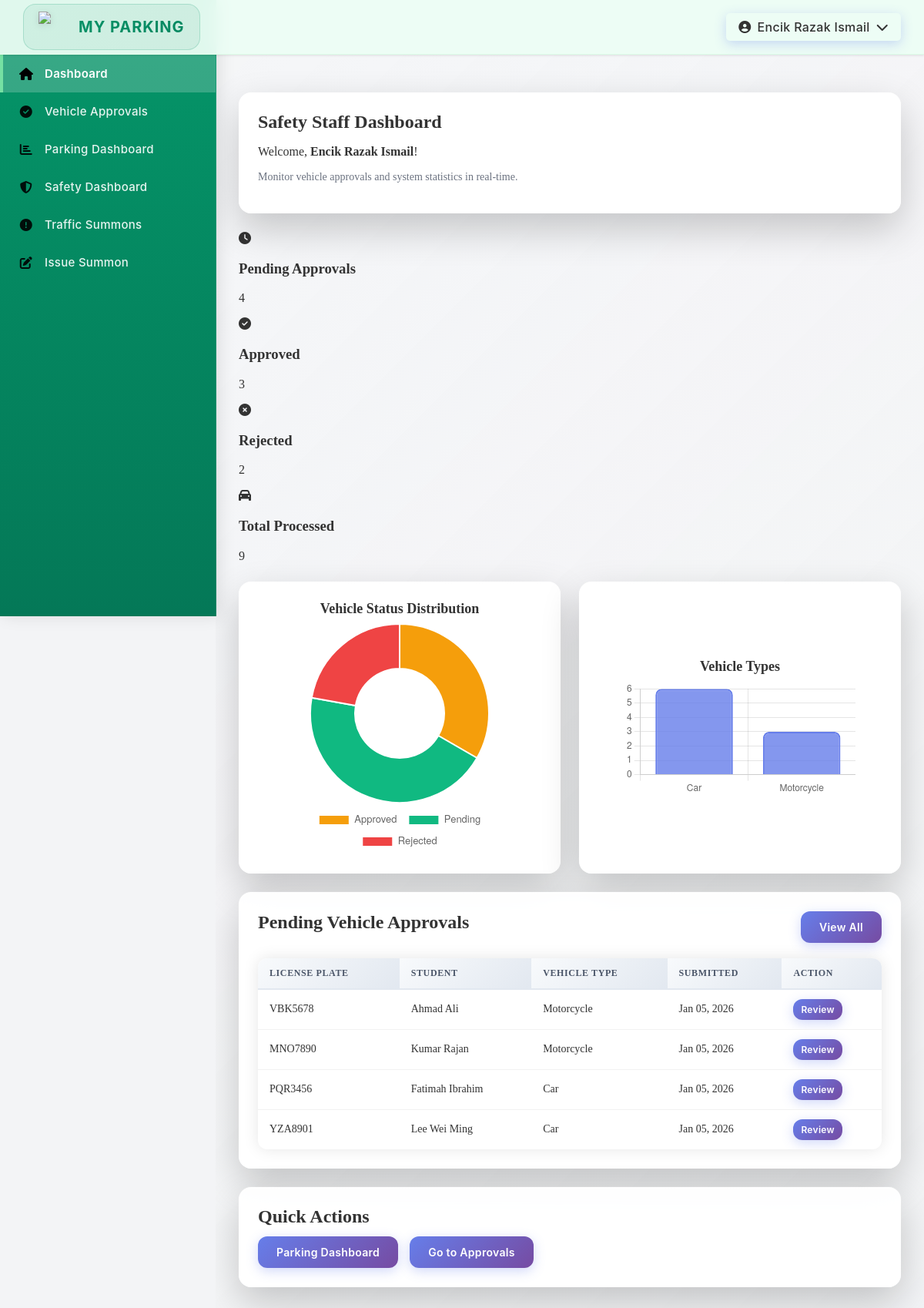
Page /staff.php (signed in) on the committed database.
### tables this page shows
CREATE TABLE Vehicle (
    vehicle_ID INT PRIMARY KEY AUTO_INCREMENT,
    user_ID VARCHAR(10) NOT NULL,
    vehicle_type VARCHAR(30) NOT NULL,
    vehicle_model VARCHAR(50) NULL,
    license_plate VARCHAR(15) NOT NULL,
    grant_document LONGBLOB NULL,
    grant_status VARCHAR(20) NOT NULL,
    created_at DATETIME NOT NULL DEFAULT CURRENT_TIMESTAMP,
    FOREIGN KEY (user_ID) REFERENCES User(user_ID) ON DELETE CASCADE ON UPDATE CASCADE
);

CREATE TABLE User (
    user_ID VARCHAR(10) PRIMARY KEY,
    username VARCHAR(20) NOT NULL,
    email VARCHAR(50) NOT NULL,
    phone_number VARCHAR(20) NULL,
    password VARCHAR(255) NOT NULL,
    user_type VARCHAR(20) NOT NULL,
    created_at DATETIME NOT NULL DEFAULT CURRENT_TIMESTAMP,
    updated_at DATETIME NOT NULL DEFAULT CURRENT_TIMESTAMP ON UPDATE CURRENT_TIMESTAMP
);

### module01/auth.php (called while the page is built, shortened)
<?php
function appUrl($path) {
    return APP_BASE_PATH . '/module01' . $path;
}
function currentUser() {
    return [
        'user_id' => $_SESSION['user_id'] ?? null,
        'username' => $_SESSION['username'] ?? null,
        'email' => $_SESSION['email'] ?? null,
        'user_type' => $_SESSION['user_type'] ?? null,
    ];
}
?>

### database/db_config.php (called while the page is built, shortened)
<?php
function getDB() {
    try {
        $dsn = "mysql:host=" . DB_HOST . ";dbname=" . DB_NAME . ";charset=utf8mb4";
        $pdo = new PDO($dsn, DB_USER, DB_PASS);
        $pdo->setAttribute(PDO::ATTR_ERRMODE, PDO::ERRMODE_EXCEPTION);
        $pdo->setAttribute(PDO::ATTR_DEFAULT_FETCH_MODE, PDO::FETCH_ASSOC);
        return $pdo;
    } catch(PDOException $e) {
        die("Connection failed: " . $e->getMessage());
    }
}
function getUserById($user_id) {
    $db = getDB();
    $sql = "SELECT * FROM User WHERE user_ID = :user_id";
    $stmt = $db->prepare($sql);
    $stmt->execute([':user_id' => $user_id]);
    return $stmt->fetch();
}
function getPendingVehicles(array $filters = []) {
    $db = getDB();
    $sql = "SELECT v.*, u.username, u.user_ID AS owner_id, u.email
            FROM Vehicle v
            JOIN User u ON v.user_ID = u.user_ID
            WHERE v.grant_status = 'Pending'";
    $params = [];
    $sql .= " ORDER BY v.created_at DESC";
    $stmt = $db->prepare($sql);
    $stmt->execute($params);
    return $stmt->fetchAll();
}
function getApprovedVehicles() {
    $db = getDB();
    $sql = "SELECT * FROM Vehicle WHERE grant_status = 'Approved' ORDER BY created_at DESC";
    $stmt = $db->query($sql);
    return $stmt->fetchAll();
}
function getRejectedVehicles() {
    $db = getDB();
    $sql = "SELECT * FROM Vehicle WHERE grant_status = 'Rejected' ORDER BY created_at DESC";
    $stmt = $db->query($sql);
    return $stmt->fetchAll();
}
?>

### staff.php (the view, shortened to what this page needs)
<?php
require_once __DIR__ . '/module01/auth.php';
require_once __DIR__ . '/layout.php';
require_once __DIR__ . '/database/db_config.php';
$user = currentUser();
$pendingVehicles = getPendingVehicles();
$approvedVehicles = getApprovedVehicles();
$rejectedVehicles = getRejectedVehicles();
$stats = [
    'pending' => count($pendingVehicles),
    'approved' => count($approvedVehicles),
    'rejected' => count($rejectedVehicles),
    'total_approvals' => count($approvedVehicles) + count($pendingVehicles) + count($rejectedVehicles)
];
$db = getDB();
$typeQuery = $db->query("
    SELECT vehicle_type, COUNT(*) as count
    FROM Vehicle
    GROUP BY vehicle_type
");
$vehicleTypes = $typeQuery->fetchAll(PDO::FETCH_ASSOC);
$statusQuery = $db->query("
    SELECT grant_status, COUNT(*) as count
    FROM Vehicle
    GROUP BY grant_status
");
$vehicleStatuses = $statusQuery->fetchAll(PDO::FETCH_ASSOC);
renderHeader('Safety Staff Dashboard');
?>
<div class="card">
    <h2>Safety Staff Dashboard</h2>
    <p>Welcome, <strong><?php echo htmlspecialchars($user['username']); ?></strong>!</p>
    <p style="color: #6b7280; font-size: 14px;">Monitor vehicle approvals and system statistics in real-time.</p>
</div>
<div class="stats-grid" style="margin-top: 24px;">
    <div class="stat-card pending">
        <div class="stat-icon">
            <i class="fas fa-clock"></i>
        </div>
        <div class="stat-content">
            <h3>Pending Approvals</h3>
            <p class="stat-number"><?php echo $stats['pending']; ?></p>
        </div>
    </div>
    <div class="stat-card approved">
        <div class="stat-icon">
            <i class="fas fa-check-circle"></i>
        </div>
        <div class="stat-content">
            <h3>Approved</h3>
            <p class="stat-number"><?php echo $stats['approved']; ?></p>
        </div>
    </div>
    <div class="stat-card rejected">
        <div class="stat-icon">
            <i class="fas fa-times-circle"></i>
        </div>
        <div class="stat-content">
            <h3>Rejected</h3>
            <p class="stat-number"><?php echo $stats['rejected']; ?></p>
        </div>
    </div>
    <div class="stat-card total">
        <div class="stat-icon">
            <i class="fas fa-car"></i>
        </div>
        <div class="stat-content">
            <h3>Total Processed</h3>
            <p class="stat-number"><?php echo $stats['total_approvals']; ?></p>
        </div>
    </div>
</div>
<div class="grid" style="margin-top: 24px; grid-template-columns: repeat(auto-fit, minmax(400px, 1fr)); gap: 24px;">
    <div class="card">
        <h3 style="margin-bottom: 20px;">Vehicle Status Distribution</h3>
        <div class="chart-container">
            <canvas id="statusChart"></canvas>
        </div>
    </div>
    <div class="card">
        <h3 style="margin-bottom: 20px;">Vehicle Types</h3>
        <div class="chart-container">
            <canvas id="typeChart"></canvas>
        </div>
    </div>
</div>
<div class="card" style="margin-top: 24px;">
    <div style="display: flex; justify-content: space-between; align-items: center; margin-bottom: 16px;">
        <h2>Pending Vehicle Approvals</h2>
        <a href="<?php echo appUrl('/safety/vehicle-approvals.php'); ?>" class="btn">View All</a>
    </div>
    <?php if ($pendingVehicles): ?>
        <table>
            <thead>
                <tr>
                    <th>License Plate</th>
                    <th>Student</th>
                    <th>Vehicle Type</th>
                    <th>Submitted</th>
                    <th>Action</th>
                </tr>
            </thead>
            <tbody>
                <?php
                $displayVehicles = array_slice($pendingVehicles, 0, 5);
                foreach ($displayVehicles as $vehicle):
                    $student = getUserById($vehicle['user_ID']);
                ?>
                    <tr>
                        <td><?php echo htmlspecialchars($vehicle['license_plate']); ?></td>
                        <td><?php echo htmlspecialchars($student['username'] ?? 'N/A'); ?></td>
                        <td><?php echo htmlspecialchars($vehicle['vehicle_type']); ?></td>
                        <td><?php echo date('M d, Y', strtotime($vehicle['created_at'])); ?></td>
                        <td>
                            <a href="<?php echo appUrl('/safety/vehicle-approvals.php?id=' . $vehicle['vehicle_ID']); ?>" class="btn" style="font-size: 12px; padding: 6px 10px;">Review</a>
                        </td>
                    </tr>
                <?php endforeach; ?>
            </tbody>
        </table>
    <?php else: ?>
        <p style="text-align: center; color: #6b7280; padding: 20px;">No pending vehicle approvals. All caught up!</p>
    <?php endif; ?>
</div>
<div class="card" style="margin-top: 24px;">
    <h2>Quick Actions</h2>
    <div class="actions">
        <a href="<?php echo APP_BASE_PATH . '/module02/admin/parkingDashboard.php'; ?>" class="btn">Parking Dashboard</a>
        <a href="<?php echo appUrl('/safety/vehicle-approvals.php'); ?>" class="btn">Go to Approvals</a>
    </div>
</div>
<script>
// Vehicle Status Chart
const statusCtx = document.getElementById('statusChart').getContext('2d');
const statusChart = new Chart(statusCtx, {
    type: 'doughnut',
    data: {
        labels: [<?php echo implode(',', array_map(function($s) { return "'" . $s['grant_status'] . "'"; }, $vehicleStatuses)); ?>],
        datasets: [{
            data: [<?php echo implode(',', array_column($vehicleStatuses, 'count')); ?>],
            backgroundColor: [
                '#f59e0b',  // Pending - amber
                '#10b981',  // Approved - green
                '#ef4444'   // Rejected - red
            ],
            borderWidth: 2,
            borderColor: '#fff'
        }]
    },
    options: {
        responsive: true,
        maintainAspectRatio: true,
        plugins: {
            legend: {
                position: 'bottom',
                labels: {
                    padding: 15,
                    font: {
                        size: 13
                    }
                }
            },
            tooltip: {
                callbacks: {
                    label: function(context) {
                        const label = context.label || '';
                        const value = context.parsed || 0;
                        const total = context.dataset.data.reduce((a, b) => a + b, 0);
                        const percentage = ((value / total) * 100).toFixed(1);
                        return `${label}: ${value} (${percentage}%)`;
                    }
                }
            }
        }
    }
});
// Vehicle Type Chart
const typeCtx = document.getElementById('typeChart').getContext('2d');
const typeChart = new Chart(typeCtx, {
    type: 'bar',
    data: {
        labels: [<?php echo implode(',', array_map(function($t) { return "'" . $t['vehicle_type'] . "'"; }, $vehicleTypes)); ?>],
        datasets: [{
            label: 'Number of Vehicles',
            data: [<?php echo implode(',', array_column($vehicleTypes, 'count')); ?>],
            backgroundColor: 'rgba(102, 126, 234, 0.8)',
            borderColor: 'rgba(102, 126, 234, 1)',
            borderWidth: 2,
            borderRadius: 8
        }]
    },
    options: {
        responsive: true,
        maintainAspectRatio: true,
        scales: {
            y: {
                beginAtZero: true,
                ticks: {
                    stepSize: 1
                }
            }
        },
        plugins: {
            legend: {
                display: false
            },
            tooltip: {
                callbacks: {
                    label: function(context) {
                        return `Vehicles: ${context.parsed.y}`;
                    }
                }
            }
        }
    }
});
</script>
<?php renderFooter(); ?>

### layout.php (shortened to what this page needs)
<?php
require_once __DIR__ . '/module01/auth.php';
function renderHeader($title = 'MyParking') {
    $user = currentUser();
    $role = $user['user_type'] ?? '';
    $bodyClass = '';
    if ($role === 'student') {
        $bodyClass = 'user-theme';
    } elseif ($role === 'fk_staff') {
        $bodyClass = 'admin-theme';
    } elseif ($role === 'safety_staff') {
        $bodyClass = 'staff-theme';
    }
    $currentPage = basename($_SERVER['PHP_SELF']);
    $currentPath = $_SERVER['REQUEST_URI'];
    function isActive($pageName, $currentPage, $currentPath = '') {
        if ($currentPage === $pageName) {
            return 'active';
        }
        return '';
    }
    ?>
    <!DOCTYPE html>
    <html lang="en">
    <head>
        <link rel="stylesheet" href="https://cdnjs.cloudflare.com/ajax/libs/font-awesome/6.4.2/css/all.min.css">
        <link rel="stylesheet" href="<?php echo APP_BASE_PATH . '/fonts/style.css'; ?>">
        <link rel="stylesheet" href="<?php echo APP_BASE_PATH . '/module01/module01.css'; ?>">
    </head>
    <body class="<?php echo htmlspecialchars($bodyClass); ?>">
        <div class="sidebar" id="sidebar">
            <nav class="sidebar-nav">
                <?php if ($role === 'student'): ?>
                    <a href="<?php echo htmlspecialchars(APP_BASE_PATH . '/user.php'); ?>" class="<?php echo isActive('user.php', $currentPage, $currentPath); ?>">
                        <i class="fas fa-home"></i> Dashboard
                    </a>
                    <a href="<?php echo appUrl('/student/vehicles.php'); ?>" class="<?php echo isActive('vehicles.php', $currentPage, $currentPath); ?>">
                        <i class="fas fa-car"></i> Vehicles
                    </a>
                    <a href="<?php echo APP_BASE_PATH . '/module03/student/parking_booking.php'; ?>" class="<?php echo isActive('parking_booking.php', $currentPage, $currentPath); ?>">
                        <i class="fas fa-calendar-check"></i> Parking Booking
                    </a>
                    <a href="<?php echo APP_BASE_PATH . '/module02/student/parkingAvailability.php'; ?>" class="<?php echo isActive('parkingAvailability.php', $currentPage, $currentPath); ?>">
                        <i class="fas fa-chart-bar"></i> Parking Availability
                    </a>
                    <a href="<?php echo APP_BASE_PATH . '/module03/student/my_bookings.php'; ?>" class="<?php echo isActive('my_bookings.php', $currentPage, $currentPath); ?>">
                        <i class="fas fa-clipboard-list"></i> My Bookings
                    </a>
                    <a href="<?php echo APP_BASE_PATH . '/module04/student/my_summons.php'; ?>" class="<?php echo isActive('my_summons.php', $currentPage, $currentPath); ?>">
                        <i class="fas fa-file-invoice"></i> My Summons
                    </a>
                    <a href="<?php echo APP_BASE_PATH . '/module04/student/demerit_points.php'; ?>" class="<?php echo isActive('demerit_points.php', $currentPage, $currentPath); ?>">
                        <i class="fas fa-exclamation-triangle"></i> Demerit Points
                    </a>
                <?php elseif ($role === 'safety_staff'): ?>
                    <a href="<?php echo htmlspecialchars(APP_BASE_PATH . '/staff.php'); ?>" class="<?php echo isActive('staff.php', $currentPage, $currentPath); ?>">
                        <i class="fas fa-home"></i> Dashboard
                    </a>
                    <a href="<?php echo appUrl('/safety/vehicle-approvals.php'); ?>" class="<?php echo isActive('vehicle-approvals.php', $currentPage, $currentPath); ?>">
                        <i class="fas fa-check-circle"></i> Vehicle Approvals
                    </a>
                    <a href="<?php echo APP_BASE_PATH . '/module02/admin/parkingDashboard.php'; ?>" class="<?php echo isActive('parkingDashboard.php', $currentPage, $currentPath); ?>">
                        <i class="fas fa-chart-bar"></i> Parking Dashboard
                    </a>
                    <a href="<?php echo APP_BASE_PATH . '/module04/safety/safety_dashboard.php'; ?>" class="<?php echo isActive('safety_dashboard.php', $currentPage, $currentPath); ?>">
                        <i class="fas fa-shield-alt"></i> Safety Dashboard
                    </a>
                    <a href="<?php echo APP_BASE_PATH . '/module04/safety/traffic_summons.php'; ?>" class="<?php echo isActive('traffic_summons.php', $currentPage, $currentPath); ?>">
                        <i class="fas fa-exclamation-circle"></i> Traffic Summons
                    </a>
                    <a href="<?php echo APP_BASE_PATH . '/module04/safety/issue_summon.php'; ?>" class="<?php echo isActive('issue_summon.php', $currentPage, $currentPath); ?>">
                        <i class="fas fa-edit"></i> Issue Summon
                    </a>
                <?php endif; ?>
            </nav>
        </div>
        <div class="top-header">
            <div class="header-left">
                <span class="system-logo">
                    <img src="<?php echo APP_BASE_PATH . '/images/ump.png'; ?>" alt="UMP Logo">
                    MY PARKING
                </span>
            </div>
            <div class="header-right">
                <?php if (!empty($user['username'])): ?>
                    <div class="user-dropdown">
                        <button class="dropdown-toggle" type="button" id="userDropdownBtn">
                            <i class="fas fa-user-circle"></i>
                            <span><?php echo htmlspecialchars($user['username']); ?></span>
                            <i class="fas fa-chevron-down"></i>
                        </button>
                    </div>
                <?php endif; ?>
            </div>
        </div>
        <main class="main-content">
    <?php
}
function renderFooter() {
    ?>
        </main>
    </body>
    </html>
    <?php
}
?>

### rows in the picture
vehicle: license_plate "VBK5678", user_ID.username "Ahmad Ali", vehicle_type "Motorcycle", created_at "Jan 05, 2026"
vehicle: license_plate "MNO7890", user_ID.username "Kumar Rajan", vehicle_type "Motorcycle", created_at "Jan 05, 2026"
vehicle: license_plate "PQR3456", user_ID.username "Fatimah Ibrahim", vehicle_type "Car", created_at "Jan 05, 2026"
vehicle: license_plate "YZA8901", user_ID.username "Lee Wei Ming", vehicle_type "Car", created_at "Jan 05, 2026"

### other values in the picture
$user['username'] "Encik Razak Ismail"
$stats['pending'] "4"
$stats['approved'] "3"
$stats['rejected'] "2"
$stats['total_approvals'] "9"
chart data {{ implode(',', array_column($vehicleStatuses, 'count')) }} 3,4,2
chart data {{ implode(',', array_column($vehicleTypes, 'count')) }} 6,3
